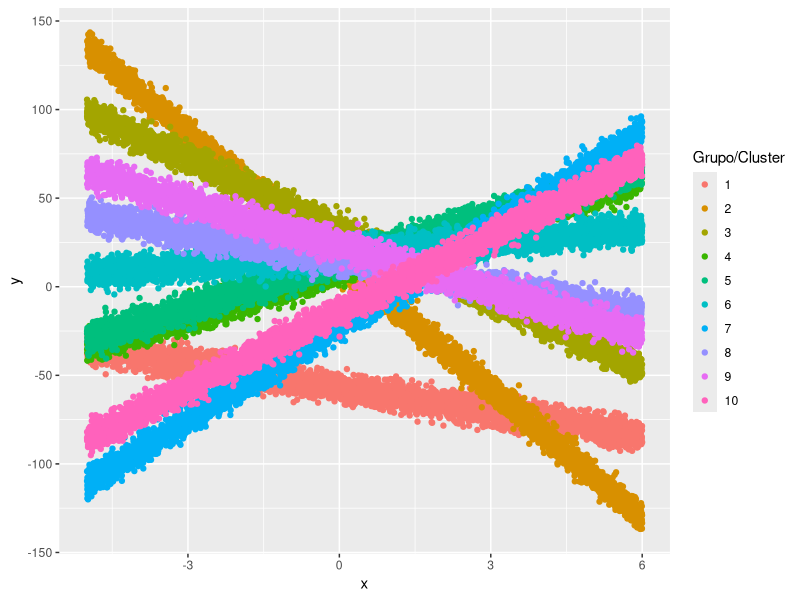

This chart was generated by the following R code: (Note: this script raises an error after producing the figure.)
## ---- chunk 1
knitr::opts_chunk$set(echo = TRUE)
## ---- chunk 2
ni <- 5000 # Número por grupo
G <- 10 # número de grupos
nobs <- ni * 10                      # Numero total de observaciones
grupo <- factor(rep(x=1:G, each=ni)) # Para crear la variable grupal de 1 a G
obs <- rep(x=1:ni, times=G)           # Para identificar las obs por grupo
x <- runif(n=nobs, min=-5, max=6)  # La covariable
b0 <- rnorm(n=G, mean=0, sd=sqrt(625))    # El Intercepto aleatorio
b0 <- rep(x=b0, each=ni)              # El intercepto aleatorio pero repetido

b1 <- rnorm(n=G, mean=0, sd=sqrt(200))  #slope aleatoria
b1 <- rep(x=b1, each=ni)
#b1 = 0

media <- 4 - 6 * x + b0 + b1*x           # La media
sigma_sq = 16 #standard deviation
y <- rnorm(n=nobs, mean=media, sd=sqrt(sigma_sq)) # La variable respuesta
datos <- data.frame(grupo, obs, b0, x, y) # Organizando el dataframe
## ---- chunk 3
library(ggplot2)
ggplot(datos, aes(x, y, color=grupo) ) + 
  geom_point() + 
  labs(colour="Grupo/Cluster")
## ---- chunk 4
library(lme4)
fit <- lmer(y ~ x + (1 + x | grupo), data=datos)
summary(fit)
## ---- chunk 5
## Efectos fijos
fixef(fit)

## Obtención de varianzas
VarCorr(fit)

## Obtención de random-effects
ranef(fit)

##Obtención de la expresión del modelo
coef(fit)

## Intervalos de confianza
confint(fit)

## predicciones
#predict(fit, newdata= data.frame(grupo=c(1,2), x = c(3,5)))
## ---- chunk 6
library(nlme)


fit2 <- lme(y ~ x + 1, data = datos, random = ~ 1 + x | grupo)
summary(fit2)

## ---- chunk 7
se <- temp$coefficients[2,2]
B_Est <- temp$coefficients[2,1]
B_test <- -0.5

t <- (B_Est - B_test)/se

pt(t, lower.tail = F, df = dim(datos)[1] - 2 - 3)

## ---- chunk 8
library(lme4)
mod1 <- lmer(Reaction~Days + (1+Days|Subject) , data = sleepstudy, REML =F)

mod2 <- lmer(Reaction~Days + (-1 + Days |Subject), data = sleepstudy, REML =F)

anova(mod1, mod2)

-2*(logLik(mod2) - logLik(mod1))
logLik(mod2)
logLik(mod1)
## ---- chunk 9
mod1_alt <- lme(Reaction~Days , data = sleepstudy, random =~1+Days|Subject , method="ML") 

mod2_alt <- lme(Reaction~Days+I(Days^2), data = sleepstudy, random =~1+Days|Subject , method= "ML") 

simul <- simulate.lme(object=mod1_alt, m2=mod2_alt, method="ML", nsim=1000)
lrts_nlme <- -2 * (simul$null$ML[, 2] - simul$alt$ML[, 2])
acumulada1 <- ecdf(x=lrts_nlme) # F(x) para los valores LRT

anova(mod1, mod2)$L.Ratio; anova(mod1_alt, mod2_alt)$`p-value`
1 - acumulada1(1.65775)
## ---- chunk 10

data(sleepstudy)
nrep <- 5000
lrts_lme4 <- numeric(nrep)
for (i in 1:nrep) {
  new_y_h0 <- simulate(mod1) # Asumiendo H0 verdadera
  sleepstudy$new_y_h0 <- new_y_h0$sim_1
  aux0 <- lmer(new_y_h0 ~ Days + (1+Days|Subject), data=sleepstudy, REML=FALSE)
  aux1 <- lmer(new_y_h0 ~ Days+I(Days^2) + (1 + Days |Subject), data=sleepstudy, REML=FALSE)
  lrts_lme4[i] <- -2 * (logLik(aux0) - logLik(aux1))
}
acumulada2 <- ecdf(x=lrts_lme4) # F(x) para los valores LRT
1 - acumulada2(1.6577)
## ---- chunk 11

ni <- 10 # Número por grupo
G <- 10 # número de grupos
nobs <- ni * G                      # Numero total de observaciones
grupo <- factor(rep(x=1:G, each=ni)) # Para crear la variable grupal de 1 a G
obs <- rep(x=1:ni, times=G)           # Para identificar las obs por grupo
set.seed(770444)
x1 <- rbinom(n=nobs, prob=0.3, size=10)  # La covariable
set.seed(770444)
x2 <- rbeta(nobs, shape1=0.7, shape2=0.5)  # La covariable

set.seed(770444)
b0 <- rnorm(n=G, mean=0, sd=sqrt(4))    # El Intercepto aleatorio
b0 <- rep(x=b0, each=ni)              # El intercepto aleatorio pero repetido


media <- -3+ 2*x1 -4*x2+ b0      # La media
sigma_sq = 16 #standard deviation
set.seed(770444)
y <- rnorm(n=nobs, mean=media, sd=sqrt(sigma_sq)) # La variable respuesta
datos <- data.frame(grupo, obs, b0, x1, x2, y) # Organizando el dataframe


### SIMULACON

mod1_alt <- lme(y~x1 , data = datos, random =~1|grupo , method="ML") 

mod2_alt <- lme(y~x1+x2, data = datos, random =~1|grupo , method= "ML") 

simul <- simulate.lme(object=mod1_alt, m2=mod2_alt, method="ML", nsim=10000)
lrts_nlme <- -2 * (simul$null$ML[, 2] - simul$alt$ML[, 2])
acumulada1 <- ecdf(x=lrts_nlme) # F(x) para los valores LRT

anova(mod1_alt, mod2_alt)$L.Ratio; anova(mod1_alt, mod2_alt)$`p-value`
1 - acumulada1(8.297255)

